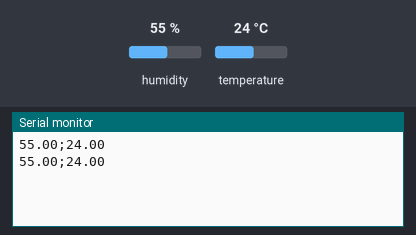
This sketch was run on a simulated Arduino Uno, built with avr-gcc and run on an emulated ATmega328P. On the bench: the last lines printed to the serial monitor. The test bench sets the inputs (shaded band); at power-on: humidity 55 %, temperature 24 °C.

Above: at 5.8 s.
5.9 s: humidity set to 22 %
At 11.5 s:
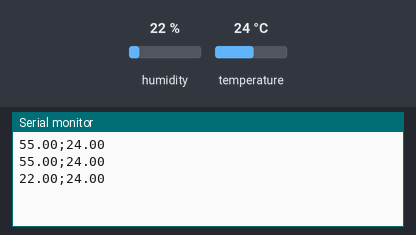
11.9 s: temperature set to 12 °C
At 16.3 s:
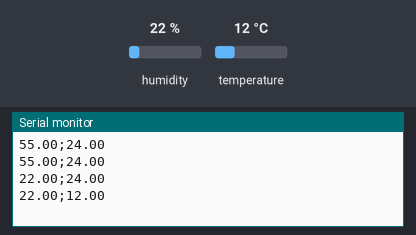
17.9 s: humidity set to 40 %
At 21.0 s:
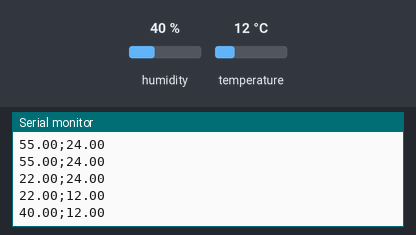
Timing chart, 0 to 22.5 s (numbered marks = the images above; inputs shaded):
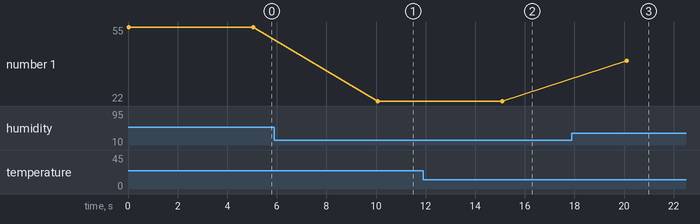

The sketch:

arqcomp.ino
```cpp
#include "DHT.h"
#define dht_type DHT11

int dht_pin = A1;
DHT dht_1 = DHT(dht_pin, dht_type);
int lm35_pin = A0, leitura_lm35 = 0;
float temperatura;
int ldr_pin = A5, leitura_ldr = 0;
int switch_pin = 7;
void setup()
{
  Serial.begin(9600);
  dht_1.begin();
  pinMode(switch_pin, INPUT);
}
void loop()
{

  float UmidadeReal = dht_1.readHumidity();
  float TemperaturaReal = dht_1.readTemperature();

  if (isnan(TemperaturaReal) or isnan(UmidadeReal))
  {
    Serial.println("Erro ao ler o DHT");
  }
  else
  {
    Serial.print(UmidadeReal);
    Serial.print(";");
    Serial.println(TemperaturaReal);

   }
  delay(5000);
}
```

Measured:
- after the input at 5.9 s, the serial monitor: prints a new line after 4.2 s (image 1)
- after the input at 11.9 s, the serial monitor: prints a new line after 3.2 s (image 2)
- after the input at 17.9 s, the serial monitor: prints a new line after 2.2 s (image 3)
- plotted number 1: 55 → 22 after the input at 5.9 s, 22 → 40 after the input at 17.9 s
